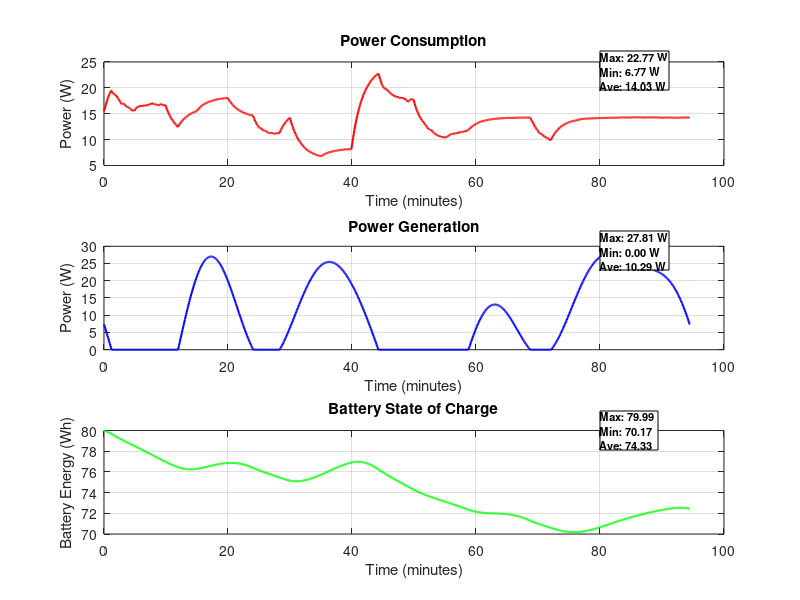

The MATLAB source for this figure: (Note: this script raises an error after producing the figure.)
clc;
clear;
close all;

% --- CubeSat Parameters ---
% Deployable solar panels
A_deploy_7 = 0.0182; % Area of deployable panel with 7 solar panels (m^2)
A_deploy_4 = 0.0104; % Area of deployable panel with 4 solar panels (m^2)
A_deploy_2 = 0.0052; % Area of deployable panel with 2 solar panels (m^2)
eta_7 = 0.267; % Efficiency of panels with 7 cells
eta_4 = 0.267; % Efficiency of panels with 4 cells
eta_2 = 0.267; % Efficiency of panels with 2 cells

G = 1380.69; % Solar irradiance in space (W/m^2)

% --- Orbital Parameters ---
altitude = 500e3; % Altitude of CubeSat (500 km)
Re = 6371e3; % Earth's radius (m)
T_orbit = 2 * pi * sqrt((Re + altitude)^3 / 3.986e14); % Orbital period (s)
t = linspace(0, T_orbit, 1000); % Time vector
omega = 2 * pi / T_orbit; % Orbital angular velocity (rad/s)

% --- Battery Parameters ---
battery_capacity = 100; % Battery capacity (Wh)
battery_level = battery_capacity * 0.8; % Start at 80%
charge_efficiency = 0.9; % Charging losses
discharge_efficiency = 1.1; % Discharge losses

% --- Sun Vector (Earth-Centered Inertial) ---
i = 98.6; % Inclination angle (sun-synchronous)
dec = 23.5; % Sun declination angle (Earth axial tilt)

% --- Power Generation Initialization ---
P_gen_body = zeros(size(t));
P_gen_deploy_7 = zeros(size(t));
P_gen_deploy_4 = zeros(size(t));
P_gen_deploy_2 = zeros(size(t));
P_total = zeros(size(t));

% --- CubeSat Fixed Tilt Angle ---
tilt_angle = 98.73; % Tilt angle of CubeSat (degrees)
R_tilt = [cosd(tilt_angle) 0 sind(tilt_angle); 0 1 0; -sind(tilt_angle) 0 cosd(tilt_angle)];

% --- Attitude Dynamics ---
omega_roll = 2 * pi / (T_orbit / 4);
omega_pitch = 2 * pi / (T_orbit / 3);
omega_yaw = 2 * pi / (T_orbit / 2);

for k = 1:length(t)
    theta = omega * t(k);

    Sun_ECI = [cos(0) * cosd(dec); sind(0) * cosd(dec); sind(dec)];
    Sun_ECI = Sun_ECI / norm(Sun_ECI);

    R_roll = [1 0 0; 0 cos(omega_roll * t(k)) -sin(omega_roll * t(k)); 0 sin(omega_roll * t(k)) cos(omega_roll * t(k))];
    R_pitch = [cos(omega_pitch * t(k)) 0 sin(omega_pitch * t(k)); 0 1 0; -sin(omega_pitch * t(k)) 0 cos(omega_pitch * t(k))];
    R_yaw = [cos(omega_yaw * t(k)) -sin(omega_yaw * t(k)) 0; sin(omega_yaw * t(k)) cos(omega_yaw * t(k)) 0; 0 0 1];

    R_attitude = R_roll * R_pitch * R_yaw * R_tilt;

    Rz = [cos(theta) -sin(theta) 0; sin(theta) cos(theta) 0; 0 0 1];
    Sun_body = R_attitude * (Rz * Sun_ECI);

    P_gen_deploy_7(k) = 2 * A_deploy_7 * G * eta_7 * max(0, Sun_body(1));
    P_gen_deploy_4(k) = 2 * A_deploy_4 * G * eta_4 * max(0, Sun_body(1));
    P_gen_deploy_2(k) = 4 * A_deploy_2 * G * eta_2 * max(0, Sun_body(1));

    P_total(k) = P_gen_deploy_7(k) + P_gen_deploy_4(k) + P_gen_deploy_2(k);
end

% --- Sunlight and Eclipse Periods ---
eclipse_fraction = 0.3778; % of orbit in eclipse
t_sunlight = T_orbit * (1 - eclipse_fraction);
t_eclipse = T_orbit * eclipse_fraction;

% Create Sunlight-Eclipse Profile
sunlight_flag = ones(size(t)); 
sunlight_flag(t > t_sunlight) = 0; % Eclipse portion

% --- Power Consumption Initialization ---
P_consumed = zeros(size(t));
smooth_factor = 0.05; % Smoothing factor
previous_power = 15; % Initial power level

for k = 1:length(t)
    % Base power loads (always on)
    obc_power = 1.0; % OBC (On-Board Computer)
    passive_power = 1.0; % Passive loads

    % ADCS Power
    adcs_power = 4.0 + 0.5 * rand();  % ADCS active

    % Dynamic loads with duty cycle control
    if sunlight_flag(k) == 1  % During Sunlight
        payload_power = 2.0 * mod(floor(t(k) / 300), 2);  % On for 5 min, off for 5 min
        uhf_transmit_power = 8.0 * (mod(floor(t(k) / 600), 2) == 0); % Transmit every 10 min
        x_band_transmit_power = 10.0 * (mod(floor(t(k) / 1200), 2) == 0); % Transmit every 20 min
    else  % During Eclipse
        payload_power = 0;  
        uhf_transmit_power = 1;  % Low-power beacon mode
        x_band_transmit_power = 7.0; % Reduced power
        active_thermal_power = 0;  % No thermal heating in eclipse
    end

    % During Eclipse: Apply Power Reduction
    if P_total(k) == 0  
        eclipse_reduction_factor = 0.5 + 0.25 * rand();  % Random 30-50% reduction
        obc_power = obc_power * eclipse_reduction_factor;
        passive_power = passive_power * eclipse_reduction_factor;
        adcs_power = adcs_power * eclipse_reduction_factor;
        uhf_transmit_power = uhf_transmit_power * eclipse_reduction_factor;
        x_band_transmit_power = x_band_transmit_power * eclipse_reduction_factor;
    end

    % Total Power Consumption
    P_temp = obc_power + adcs_power + passive_power + payload_power + uhf_transmit_power + x_band_transmit_power;
    
    % Smooth Transitions
    P_consumed(k) = smooth_factor * P_temp + (1 - smooth_factor) * previous_power;
    previous_power = P_consumed(k);

    % Battery charge/discharge update
    power_balance = P_total(k) - P_consumed(k);
    energy_change = power_balance * (T_orbit / length(t)) / 3600;  % Convert W to Wh
    
    if power_balance > 0
        battery_level = min(battery_capacity, battery_level + energy_change * charge_efficiency);
    else
        battery_level = max(0, battery_level + energy_change * discharge_efficiency);
    end
    
    battery_energy(k) = battery_level; 
end

% --- Plot Power Data ---
figure;
subplot(3,1,1);
plot(t/60, P_consumed, 'r', 'LineWidth', 1.5);
xlabel('Time (minutes)');
ylabel('Power (W)');
title('Power Consumption');
grid on;

max_body = max(P_consumed);
min_body = min(P_consumed);
avg_body = mean(P_consumed);
annotation('textbox', [0.75, 0.85, 0.1, 0.1], 'String', ...
    sprintf('Max: %.2f W\nMin: %.2f W\nAve: %.2f W', max_body, min_body, avg_body), ...
    'FontSize', 8, 'FontWeight', 'bold', 'BackgroundColor', 'white');

subplot(3,1,2);
plot(t/60, P_total, 'b', 'LineWidth', 1.5);
xlabel('Time (minutes)');
ylabel('Power (W)');
title('Power Generation');
grid on;

max_deploy_7 = max(P_total);
min_deploy_7 = min(P_total);
avg_deploy_7 = mean(P_total);
annotation('textbox', [0.75, 0.55, 0.1, 0.1], 'String', ...
    sprintf('Max: %.2f W\nMin: %.2f W\nAve: %.2f W', max_deploy_7, min_deploy_7, avg_deploy_7), ...
    'FontSize', 8, 'FontWeight', 'bold', 'BackgroundColor', 'white');

subplot(3,1,3);
plot(t/60, battery_energy, 'g', 'LineWidth', 1.5);
xlabel('Time (minutes)');
ylabel('Battery Energy (Wh)');
title('Battery State of Charge');
grid on;

max_deploy_4 = max(battery_energy);
min_deploy_4 = min(battery_energy);
avg_deploy_4 = mean(battery_energy);
annotation('textbox', [0.75, 0.25, 0.1, 0.1], 'String', ...
    sprintf('Max: %.2f \nMin: %.2f \nAve: %.2f ', max_deploy_4, min_deploy_4, avg_deploy_4), ...
    'FontSize', 8, 'FontWeight', 'bold', 'BackgroundColor', 'white');

figure;
yyaxis left
plot(t/60, P_consumed, 'r', 'LineWidth', 1.5);
hold on;
plot(t/60, P_total, 'b', 'LineWidth', 1.5);
xlabel('Time (minutes)');
ylabel('Power (W)');
title('Power Generation, Consumption, and Battery Energy of DSA3C');
legend('Power Consumed', 'Power Generated');
grid on;

yyaxis right
plot(t/60, battery_energy, 'g', 'LineWidth', 1.5);
ylabel('Battery Energy (Wh)');
legend('Power Consumed', 'Power Generated', 'Battery Energy');
hold off;

disp(['Max Power Consumed: ', num2str(max(P_consumed)), ' W']);
disp(['Min Power Consumed: ', num2str(min(P_consumed)), ' W']);
